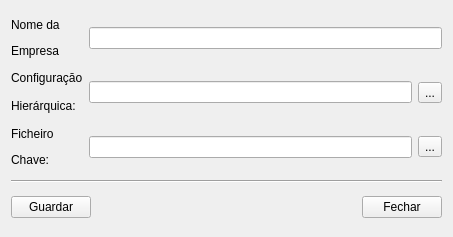
<?xml version="1.0" encoding="UTF-8"?>
<ui version="4.0">
 <class>Form</class>
 <widget class="QWidget" name="Form">
  <property name="geometry">
   <rect>
    <x>0</x>
    <y>0</y>
    <width>453</width>
    <height>237</height>
   </rect>
  </property>
  <property name="windowTitle">
   <string>Configuracao</string>
  </property>
  <layout class="QGridLayout" name="gridLayout">
   <item row="0" column="0">
    <widget class="QLabel" name="label">
     <property name="text">
      <string>&lt;html&gt;&lt;head/&gt;&lt;body&gt;&lt;p&gt;Nome da &lt;/p&gt;&lt;p&gt;Empresa&lt;/p&gt;&lt;/body&gt;&lt;/html&gt;</string>
     </property>
     <property name="alignment">
      <set>Qt::AlignLeading|Qt::AlignLeft|Qt::AlignVCenter</set>
     </property>
    </widget>
   </item>
   <item row="1" column="0">
    <widget class="QLabel" name="label_2">
     <property name="text">
      <string>&lt;html&gt;&lt;head/&gt;&lt;body&gt;&lt;p&gt;Configuraçāo&lt;/p&gt;&lt;p&gt;﻿Hierárquica: &lt;/p&gt;&lt;/body&gt;&lt;/html&gt;</string>
     </property>
     <property name="alignment">
      <set>Qt::AlignLeading|Qt::AlignLeft|Qt::AlignVCenter</set>
     </property>
    </widget>
   </item>
   <item row="1" column="1">
    <widget class="QLineEdit" name="LEPath"/>
   </item>
   <item row="1" column="2">
    <widget class="QToolButton" name="TBPath">
     <property name="text">
      <string>...</string>
     </property>
    </widget>
   </item>
   <item row="2" column="0">
    <widget class="QLabel" name="label_3">
     <property name="text">
      <string>&lt;html&gt;&lt;head/&gt;&lt;body&gt;&lt;p&gt;Ficheiro &lt;/p&gt;&lt;p&gt;Chave: &lt;/p&gt;&lt;/body&gt;&lt;/html&gt;</string>
     </property>
     <property name="alignment">
      <set>Qt::AlignLeading|Qt::AlignLeft|Qt::AlignVCenter</set>
     </property>
    </widget>
   </item>
   <item row="2" column="1">
    <widget class="QLineEdit" name="LEPathJson"/>
   </item>
   <item row="2" column="2">
    <widget class="QToolButton" name="TBPathJson">
     <property name="text">
      <string>...</string>
     </property>
    </widget>
   </item>
   <item row="3" column="0" colspan="3">
    <widget class="Line" name="line">
     <property name="orientation">
      <enum>Qt::Horizontal</enum>
     </property>
    </widget>
   </item>
   <item row="4" column="0" colspan="3">
    <layout class="QGridLayout" name="gridLayout_2">
     <item row="0" column="0">
      <widget class="QPushButton" name="PBGuardar">
       <property name="text">
        <string>Guardar</string>
       </property>
      </widget>
     </item>
     <item row="0" column="1">
      <spacer name="horizontalSpacer_2">
       <property name="orientation">
        <enum>Qt::Horizontal</enum>
       </property>
       <property name="sizeHint" stdset="0">
        <size>
         <width>40</width>
         <height>20</height>
        </size>
       </property>
      </spacer>
     </item>
     <item row="0" column="2">
      <widget class="QPushButton" name="PBFechar">
       <property name="text">
        <string>Fechar</string>
       </property>
      </widget>
     </item>
    </layout>
   </item>
   <item row="0" column="1" colspan="2">
    <widget class="QLineEdit" name="LECompany"/>
   </item>
  </layout>
 </widget>
 <resources/>
 <connections/>
</ui>
